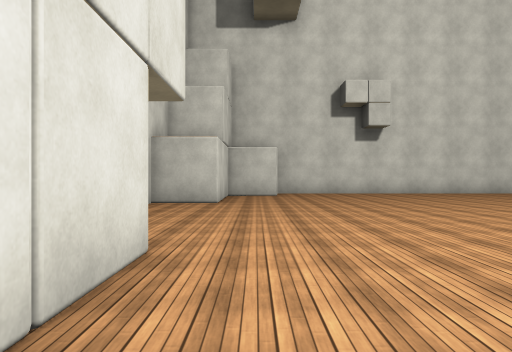
view 1 (above)

15 first-person views from a walk through a Unity game level. The camera is 1.3 m above the floor, looks level and sees 70° across. The floor is counted in squares, 2 m on a side. Each view is taken from the middle of a square. On the plan, view 1 faces up. The plan holds only what a view shows up to about 11 squares ahead; the rest is blank. The player character is not drawn. Some surface patterns are stand-ins.

view 2
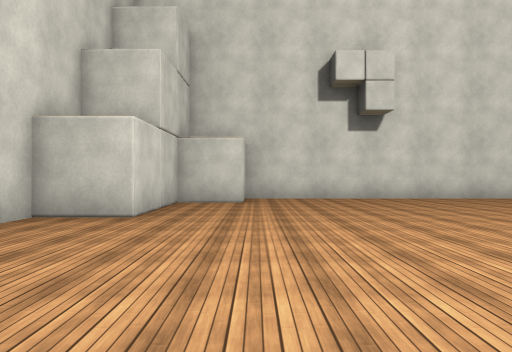

view 3
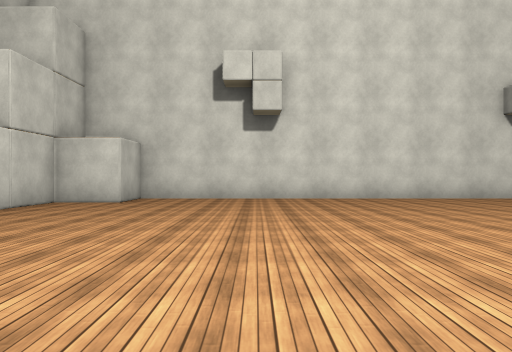

view 4
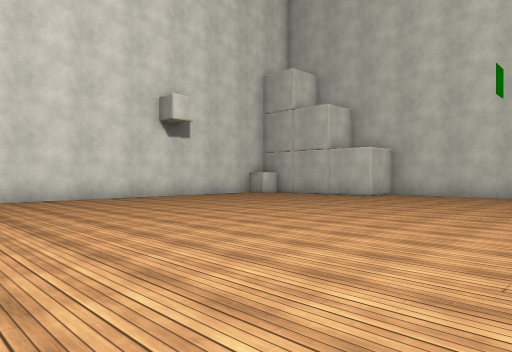

view 5
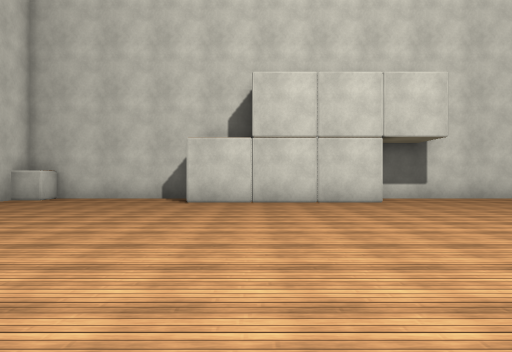

view 6
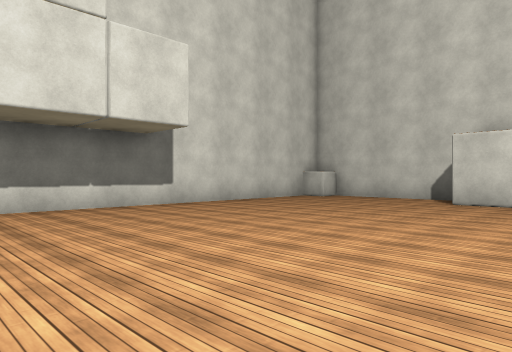

view 7
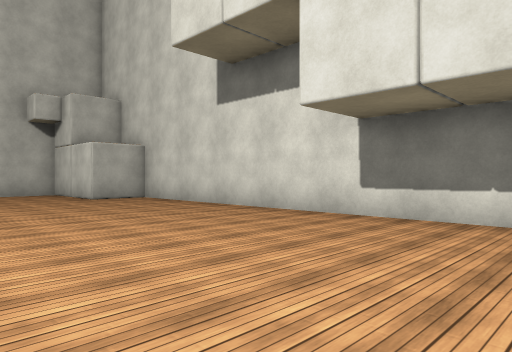

view 8
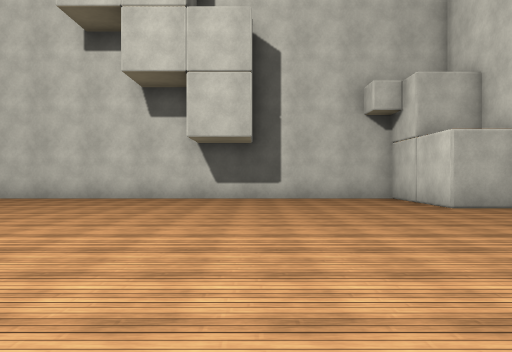

view 9
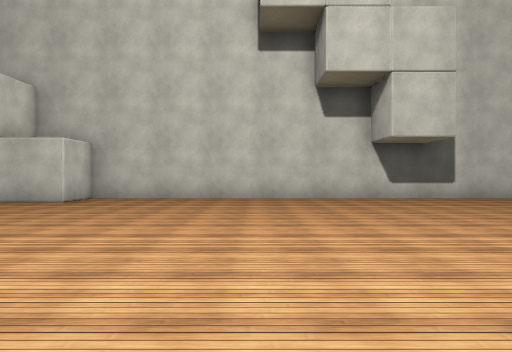

view 10
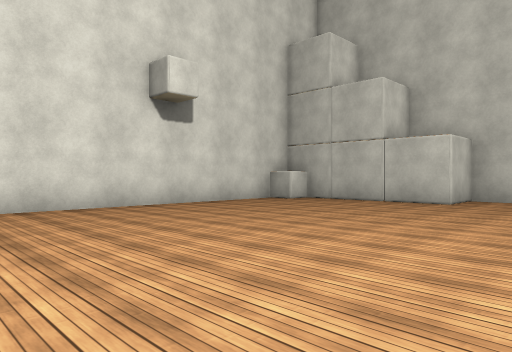

view 11
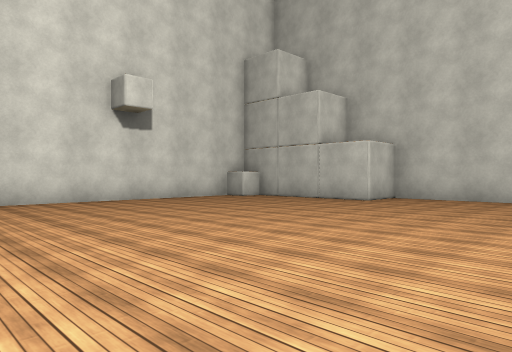

view 12
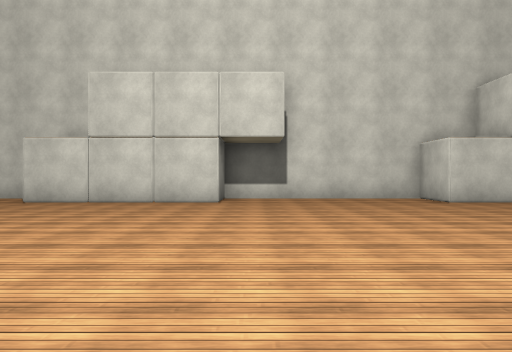

view 13
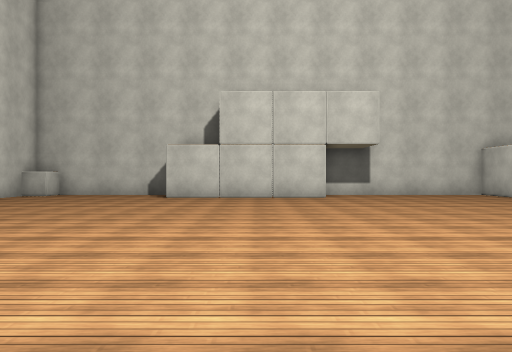

view 14
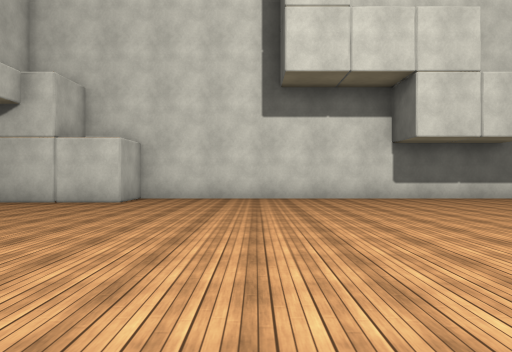

view 15
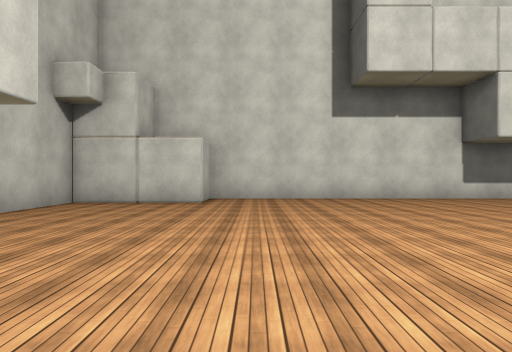

### Floor plan
Points are (right, up) in squares from view 1. A wall is a line through its corners. A room is listed if a view was taken in it or the views show most of it. See-through windows are left out.
Room 1 (views 1, 2, 3, 4, 5, 6, 7, 8, 9, 10, 11, 12, 13, 14, 15)
walls: (-2.5, -1.9) (-2.5, -6.5) (14.3, -6.5) (14.3, -4.9) (17.5, -4.9) (17.5, 8.7) (15.9, 8.7) (15.9, 12.7) (15.1, 12.7) (15.1, 13.5) (0.7, 13.5) (0.7, 11.9) (-0.9, 11.9) (-0.9, 8.7) (-2.5, 8.7) (-2.5, 3.1) (-0.9, 3.1) (-0.9, -1.8); (-2.5, -5.7) (-1.7, -5.7) (-1.7, -6.5)

Where each view was taken, in squares from view 1:
view 1: 0 up, 0 right, facing up
view 2: 3 up, 1 right, facing up
view 3: 3 up, 4 right, facing up
view 4: 3 up, 5 right, facing up-right
view 5: 0 up, 8 right, facing left
view 6: 1 up, 8 right, facing down-left
view 7: 1 down, 4 right, facing down-right
view 8: 1 down, 7 right, facing right
view 9: 4 up, 7 right, facing right
view 10: 6 up, 7 right, facing up-right
view 11: 4 up, 7 right, facing up-right
view 12: 4 up, 8 right, facing left
view 13: 1 up, 10 right, facing left
view 14: 4 up, 11 right, facing down
view 15: 4 up, 13 right, facing down
